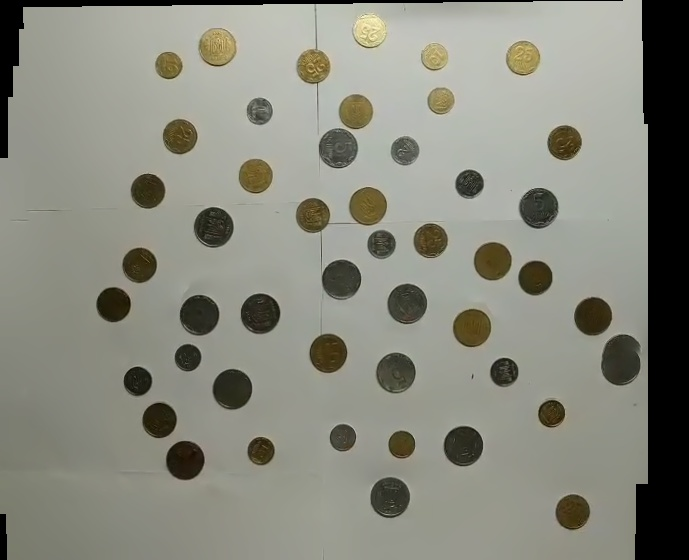
//> input picture LabAI4/result.jpg, 689 x 560 px
$ ./LabAI4   (built with g++ and OpenCV 4)
//> lines starting //> are read from the running program, lines starting //| are printed output that depends on the picture; after the words box and inside, x2 and y2 are one past the last pixel; in counts of white or black regions, pixels touching at a corner belong together
#include <opencv2/opencv.hpp>
#include <opencv2/imgcodecs.hpp>
#include <opencv2/highgui.hpp>
#include <opencv2/imgproc.hpp>
#include <opencv2/photo.hpp>
#include <opencv2/videoio.hpp>
#include <opencv2/video.hpp>
#include <opencv2/stitching.hpp>
#include <vector>
#include <string>
#include <iostream>

using namespace cv;
using namespace std;
bool try_use_gpu = true;
Stitcher::Mode mode = Stitcher::SCANS;
string result_name = "result.jpg";

int find(const char* name){
//> called with name = "result.jpg"
    const char* filename = name;

    Mat src = imread(samples::findFile(filename), IMREAD_COLOR);
//> src is the input picture: 560 rows x 689 cols, CV_8UC3; mean B, G, R 125.8, 137.1, 136.4
    //detailEnhance(src, src, 150, 1);

    if (src.empty()) {
        printf(" Error opening image\n");
        printf(" Program Arguments: [image_name -- default %s] \n", filename);
        return EXIT_FAILURE;
    }

    Mat gray;
    cvtColor(src, gray, COLOR_BGR2GRAY);
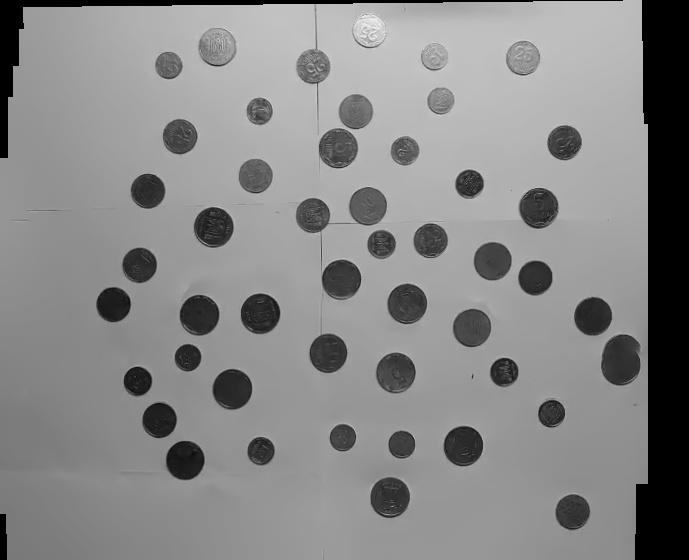
//> gray: 560 rows x 689 cols, CV_8UC1; min 0, max 243, mean 135.6
    medianBlur(gray, gray, 1);
    vector<Vec3f> circles;
    HoughCircles(gray, circles, HOUGH_GRADIENT, 1,
        gray.rows / 32,
        100, 30, 10, 60);
//> circles = 48 circles (x, y, radius), first 12: [367.5, 206.5, 18.8], [389.5, 496.5, 19.6], [337.5, 147.5, 19.4], [463.5, 445.5, 19.6], [184.5, 459.5, 19], [492.5, 260.5, 18.5], [213.5, 226.5, 19.9], [592.5, 316.5, 19], [395.5, 372.5, 20.4], [216.5, 45.5, 18.5], [471.5, 327.5, 18.5], [355.5, 111.5, 17.7]
    //imshow("gray", src);
    for (size_t i = 0; i < circles.size(); i++){
        Vec3i c = circles[i];
        Point center = Point(c[0], c[1]);

        circle(src, center, 1, Scalar(100, 0, 255), 1, LINE_AA);

        int radius = c[2];
        circle(src, center, radius, Scalar(100, 0, 255), 2, LINE_AA);
        cout << "Center: " << c[0] << " " << c[1] << endl;
        cout << "Radius: " << c[2] << endl;
    }
//> this loop made 48 passes
//> (center, radius) on passes 1 to 12: (Point(368, 206), 19), (Point(390, 496), 20), (Point(338, 148), 19), (Point(464, 446), 20), (Point(184, 460), 19), (Point(492, 260), 18), (Point(214, 226), 20), (Point(592, 316), 19), (Point(396, 372), 20), (Point(216, 46), 18), (Point(472, 328), 18), (Point(356, 112), 18)
//| Center: 368 206
//| Radius: 19
//| Center: 390 496
//| Radius: 20
//> (the first 4 of 16 printed lines)
//> (output is shown up to pass 8 of 48)
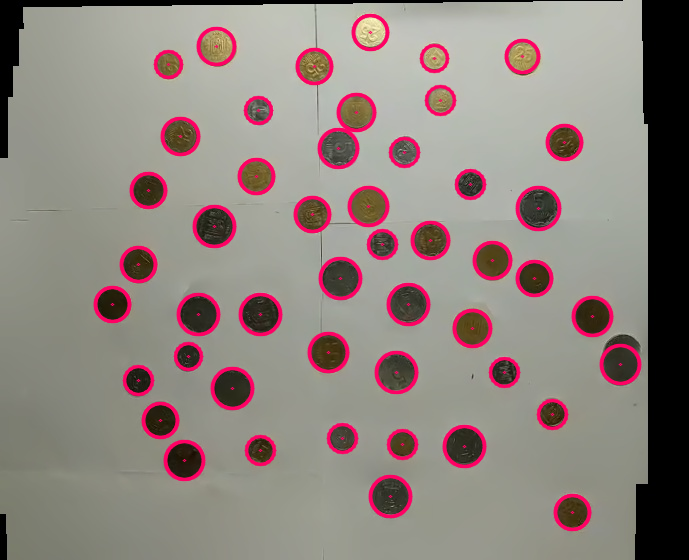
//> src: 560 rows x 689 cols, CV_8UC3; 7.15% of pixels changed, all inside (x1, y1, x2, y2) = (93, 13, 643, 532)
    resize(src, src, Size(src.cols, src.rows));
    imshow("detected circles", src);
    cout << "Coins num: " << circles.size() <<endl;
//| Coins num: 48
    waitKey();
    return EXIT_SUCCESS;
}

int counter = 0;
void extract_frames(const string& videoFilePath, vector<Mat>& frames){
	try {
		VideoCapture cap(videoFilePath);
        if (!cap.isOpened()) {
            cout << "Can not open Video file";
        }
		for (int frameNum = 0; frameNum < cap.get(CAP_PROP_FRAME_COUNT); frameNum++){
			Mat frame;
			cap >> frame;
            if (frameNum % 30 == 0) {
                frames.push_back(frame);
                counter++;
            }
		}
	}
	catch (cv::Exception& e){
		cerr << e.msg << endl;
		exit(1);
	}
}

void save_frames(vector<Mat>& frames, const string& outputDir){
	vector<int> compression_params;
	compression_params.push_back(IMWRITE_JPEG_QUALITY);
	compression_params.push_back(100);
	int frameNumber = 0;
	for(vector<Mat>::iterator frame = frames.begin(); frame != frames.end(); frame++){
		frameNumber++;
		string filePath = outputDir + to_string(static_cast<long long>(frameNumber)) + ".jpg";
		imwrite(filePath, *frame, compression_params);
	}
}

int main(int argc, char* argv[]){
    // [17 lines of commented-out code are left out]

    find("result.jpg");
    return EXIT_SUCCESS;
}
